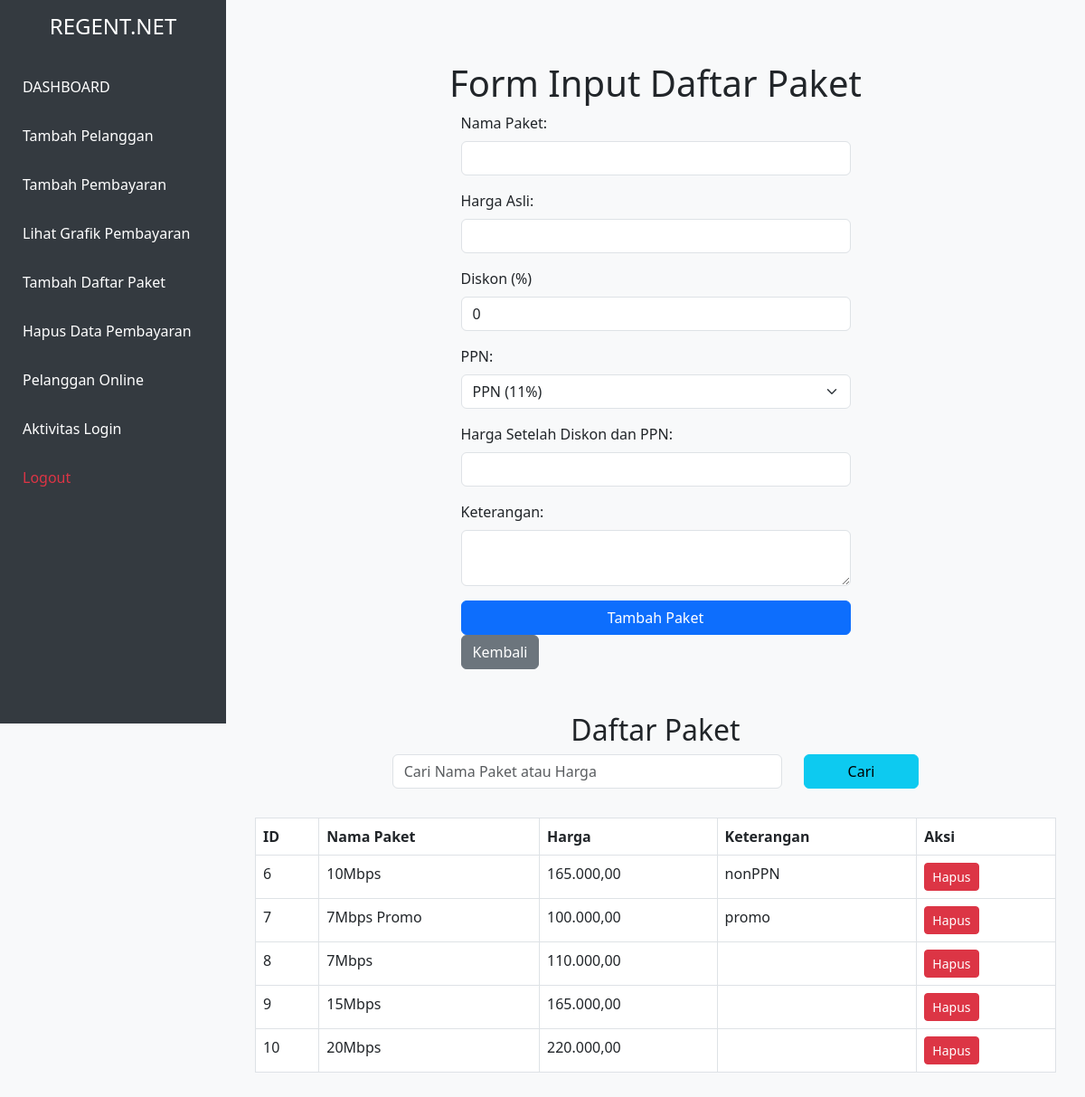
The app's page /isi_daftar_paket.php (signed in) with its own data.
### tables this page shows
CREATE TABLE `paket` (
  `id` int(11) NOT NULL,
  `nama_paket` varchar(255) NOT NULL,
  `harga` decimal(10,2) NOT NULL,
  `keterangan` text DEFAULT NULL
);

### isi_daftar_paket.php (the view, shortened to what this page needs)
<?php
include('config.php');
$filter_sql = "";
$query_tampil = "SELECT * FROM paket $filter_sql";
$result = $conn->query($query_tampil);
?>
<!DOCTYPE html>
<html lang="id">
<head>
    <link href="https://cdn.jsdelivr.net/npm/bootstrap@5.3.0-alpha1/dist/css/bootstrap.min.css" rel="stylesheet">
</head>
<body>
    <div class="wrapper">
        <nav class="sidebar">
        <h4 class="text-center">REGENT.NET</h4>
        <a href="index.php">DASHBOARD</a>
        <a href="tambah_pelanggan.php">Tambah Pelanggan</a>
        <a href="pembayaran.php">Tambah Pembayaran</a>
        <a href="grafik.php">Lihat Grafik Pembayaran</a>
        <a href="isi_daftar_paket.php">Tambah Daftar Paket</a>
        <a href="hps_pembayaran.php">Hapus Data Pembayaran</a>
        <a href="user_active.php">Pelanggan Online</a>
        <a href="view_logs.php">Aktivitas Login</a>
        <a href="logout.php" class="text-danger">Logout</a>
    </nav>
        <div class="content">
            <div class="container mt-5">
                <h1 class="text-center">Form Input Daftar Paket</h1>
                <div class="row justify-content-center">
                    <div class="col-md-6">
                        <form action="isi_daftar_paket.php" method="POST" onsubmit="return hitungHarga()">
                            <div class="mb-3">
                                <label for="nama_paket" class="form-label">Nama Paket:</label>
                                <input type="text" id="nama_paket" name="nama_paket" class="form-control" required>
                            </div>
                            <div class="mb-3">
                                <label for="harga_asli" class="form-label">Harga Asli:</label>
                                <input type="number" id="harga_asli" name="harga_asli" class="form-control" step="0.01" required oninput="hitungHarga()">
                            </div>
                            <div class="mb-3">
                                <label for="diskon_persen" class="form-label">Diskon (%)</label>
                                <input type="number" id="diskon_persen" name="diskon_persen" class="form-control" value="0" step="0.01" required oninput="hitungHarga()">
                            </div>
                            <div class="mb-3">
                                <label for="ppn_option" class="form-label">PPN:</label>
                                <select id="ppn_option" name="ppn_option" class="form-select" onchange="hitungHarga()">
                                    <option value="ppn">PPN (11%)</option>
                                </select>
                            </div>
                            <div class="mb-3">
                                <label for="harga" class="form-label">Harga Setelah Diskon dan PPN:</label>
                                <input type="text" id="harga" name="harga" class="form-control" readonly>
                            </div>
                            <div class="mb-3">
                                <label for="keterangan" class="form-label">Keterangan:</label>
                                <textarea id="keterangan" name="keterangan" class="form-control"></textarea>
                            </div>
                            <button type="submit" class="btn btn-primary w-100">Tambah Paket</button>
                            <a href="index.php" class="btn btn-secondary btn-back">Kembali</a>
                        </form>
                    </div>
                </div>
                <h2 class="text-center mt-5">Daftar Paket</h2>
                <form method="GET" class="mb-3">
                    <div class="row justify-content-center">
                        <div class="col-md-6">
                            <input type="text" name="search" class="form-control" placeholder="Cari Nama Paket atau Harga" value="<?php echo isset($_GET['search']) ? $_GET['search'] : ''; ?>">
                        </div>
                        <div class="col-md-2">
                            <button type="submit" class="btn btn-info w-100">Cari</button>
                        </div>
                    </div>
                </form>
                <div class="table-responsive">
                    <table class="table table-bordered mt-3">
                        <thead>
                            <tr>
                                <th>ID</th>
                                <th>Nama Paket</th>
                                <th>Harga</th>
                                <th>Keterangan</th>
                                <th>Aksi</th>
                            </tr>
                        </thead>
                        <tbody>
                            <?php
                            if ($result->num_rows > 0) {
                                while ($row = $result->fetch_assoc()) {
                                    echo "<tr>";
                                    echo "<td>" . $row['id'] . "</td>";
                                    echo "<td>" . $row['nama_paket'] . "</td>";
                                    echo "<td>" . number_format($row['harga'], 2, ',', '.') . "</td>";
                                    echo "<td>" . $row['keterangan'] . "</td>";
                                    echo "<td><a href='?delete_id=" . $row['id'] . "' class='btn btn-danger btn-sm' onclick='return confirm(\"Apakah Anda yakin ingin menghapus data ini?\")'>Hapus</a></td>";
                                    echo "</tr>";
                                }
                            } else {
                                echo "<tr><td colspan='5' class='text-center'>Tidak ada data paket.</td></tr>";
                            }
                            ?>
                        </tbody>
                    </table>
                </div>
            </div>
        </div>
    </div>
</body>
</html>

### isi_daftar_paket.php (style rules this page uses)
body { background-color: #f8f9fa; }
.wrapper { display: flex; min-height: 100vh; flex-direction: column; }
.sidebar { width: 250px; background: #343a40; color: white; padding: 15px; height: 100vh; position: fixed; top: 0; left: 0; }
.sidebar h4 { color: #fff; margin-bottom: 30px; }
.sidebar a { color: white; text-decoration: none; display: block; padding: 10px; margin-bottom: 10px; border-radius: 5px; }
.content { margin-left: 250px; padding: 20px; flex: 1; }

### records on screen
paket: id "6", nama_paket "10Mbps", harga "165.000,00", keterangan "nonPPN"
paket: id "7", nama_paket "7Mbps Promo", harga "100.000,00", keterangan "promo"
paket: id "8", nama_paket "7Mbps", harga "110.000,00"
paket: id "9", nama_paket "15Mbps", harga "165.000,00"
paket: id "10", nama_paket "20Mbps", harga "220.000,00"
